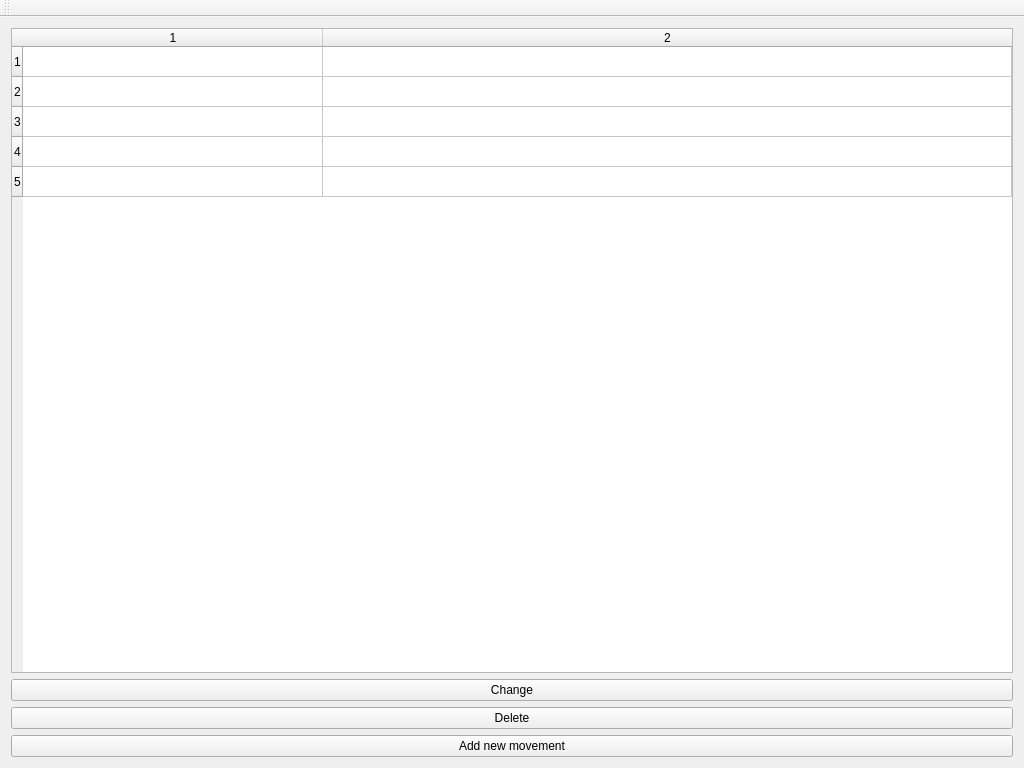
<?xml version="1.0" encoding="UTF-8"?>
<ui version="4.0">
 <class>MainWindowClass</class>
 <widget class="QMainWindow" name="MainWindowClass">
  <property name="geometry">
   <rect>
    <x>0</x>
    <y>0</y>
    <width>1024</width>
    <height>768</height>
   </rect>
  </property>
  <property name="sizePolicy">
   <sizepolicy hsizetype="Expanding" vsizetype="Expanding">
    <horstretch>0</horstretch>
    <verstretch>0</verstretch>
   </sizepolicy>
  </property>
  <property name="windowTitle">
   <string>NeuroApp</string>
  </property>
  <property name="autoFillBackground">
   <bool>true</bool>
  </property>
  <widget class="QWidget" name="centralWidget">
   <layout class="QGridLayout" name="gridLayout">
    <item row="3" column="0">
     <widget class="QPushButton" name="addButton">
      <property name="text">
       <string>Add new movement</string>
      </property>
     </widget>
    </item>
    <item row="1" column="0">
     <widget class="QPushButton" name="changeButton">
      <property name="text">
       <string>Change</string>
      </property>
     </widget>
    </item>
    <item row="2" column="0">
     <widget class="QPushButton" name="deleteButton">
      <property name="text">
       <string>Delete</string>
      </property>
     </widget>
    </item>
    <item row="0" column="0">
     <widget class="QTableWidget" name="tableWidget">
      <property name="sizePolicy">
       <sizepolicy hsizetype="Preferred" vsizetype="Preferred">
        <horstretch>0</horstretch>
        <verstretch>0</verstretch>
       </sizepolicy>
      </property>
      <property name="lineWidth">
       <number>1</number>
      </property>
      <property name="showGrid">
       <bool>true</bool>
      </property>
      <property name="wordWrap">
       <bool>true</bool>
      </property>
      <property name="cornerButtonEnabled">
       <bool>true</bool>
      </property>
      <property name="rowCount">
       <number>5</number>
      </property>
      <property name="columnCount">
       <number>2</number>
      </property>
      <attribute name="horizontalHeaderVisible">
       <bool>true</bool>
      </attribute>
      <attribute name="horizontalHeaderDefaultSectionSize">
       <number>300</number>
      </attribute>
      <attribute name="horizontalHeaderStretchLastSection">
       <bool>true</bool>
      </attribute>
      <attribute name="verticalHeaderCascadingSectionResizes">
       <bool>false</bool>
      </attribute>
      <attribute name="verticalHeaderShowSortIndicator" stdset="0">
       <bool>false</bool>
      </attribute>
      <attribute name="verticalHeaderStretchLastSection">
       <bool>false</bool>
      </attribute>
      <row/>
      <row/>
      <row/>
      <row/>
      <row/>
      <column/>
      <column/>
     </widget>
    </item>
   </layout>
  </widget>
  <widget class="QMenuBar" name="menuBar">
   <property name="geometry">
    <rect>
     <x>0</x>
     <y>0</y>
     <width>1024</width>
     <height>26</height>
    </rect>
   </property>
  </widget>
  <widget class="QToolBar" name="mainToolBar">
   <attribute name="toolBarArea">
    <enum>TopToolBarArea</enum>
   </attribute>
   <attribute name="toolBarBreak">
    <bool>false</bool>
   </attribute>
  </widget>
 </widget>
 <layoutdefault spacing="6" margin="11"/>
 <resources>
  <include location="MainWindow.qrc"/>
 </resources>
 <connections/>
</ui>
